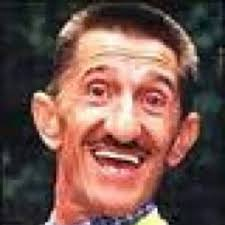
#> input picture Chapter6/Barry_Chuckle_Everyday.jpg, 225 x 225 px
$ python '6.0 CNN_Filters.py'
#> lines starting #> are read from the running program, lines starting #| are printed output that depends on the picture
# CNN Filters application

import numpy as np
import matplotlib.pyplot as plt
import matplotlib.cm as cm

from scipy.ndimage.filters import convolve
from skimage import color,io

# Importing color image as greyscale
img = color.rgb2gray(io.imread('Barry_Chuckle_Everyday.jpg'))
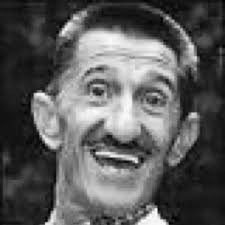
#> img: shape (225, 225) float64; min 0, max 0.994, mean 0.359


# Edge detection filter
Edge_detection_filter = np.array([
                            [0,1,0],
                            [1,-4,1],
                            [0,1,0]])
img_edg_detect = convolve(img,Edge_detection_filter)
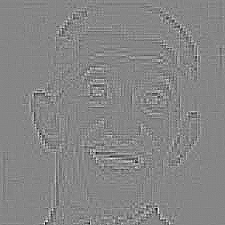
#> img_edg_detect: shape (225, 225) float64; min -0.677, max 0.608, mean 4.25e-19; drawn with min black and max white


# Sharpen filter
Sharpen_filter = np.array([
                        [0,-1,0],
                        [-1,5,-1],
                        [0,-1,0]])
img_sharpen = convolve(img,Sharpen_filter)
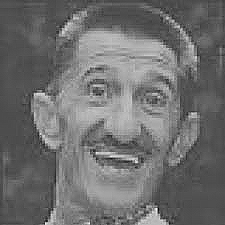
#> img_sharpen: shape (225, 225) float64; min -0.56, max 1.55, mean 0.359; drawn with min black and max white


# Gaussian blur filter
Gaussian_blur_filter = (1/16) *np.array([
                        [1,2,1],
                        [2,4,2],
                        [1,2,1]])
img_gauss_blur = convolve(img,Gaussian_blur_filter)


# Plotting the images
plt.figure(figsize=(8,8))

# Original Image
plt.subplot(2,2,1)
plt.imshow(img,cmap=cm.gray)
plt.title('Original image')

# Edge detection
plt.subplot(2,2,2)
plt.imshow(img_edg_detect,cmap=cm.gray)
plt.title("Edge detection")

# Sharp Image
plt.subplot(2,2,3)
plt.imshow(img_sharpen,cmap=cm.gray)
plt.title("Sharp Image")

# Gaussian Blur
plt.subplot(2,2,4)
plt.imshow(img_gauss_blur,cmap=cm.gray)
plt.title("Gaussian Blur")

plt.show()
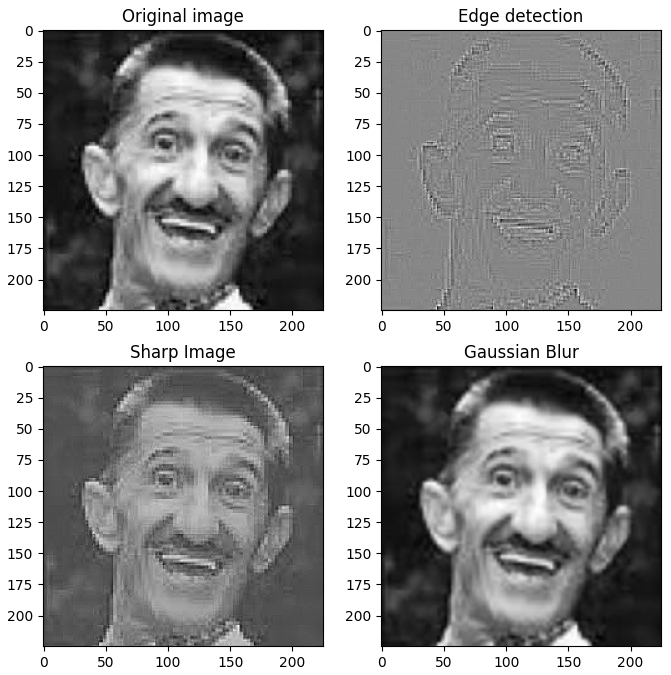
#> figure drawn by matplotlib, 4 panels


print("Completed!")
